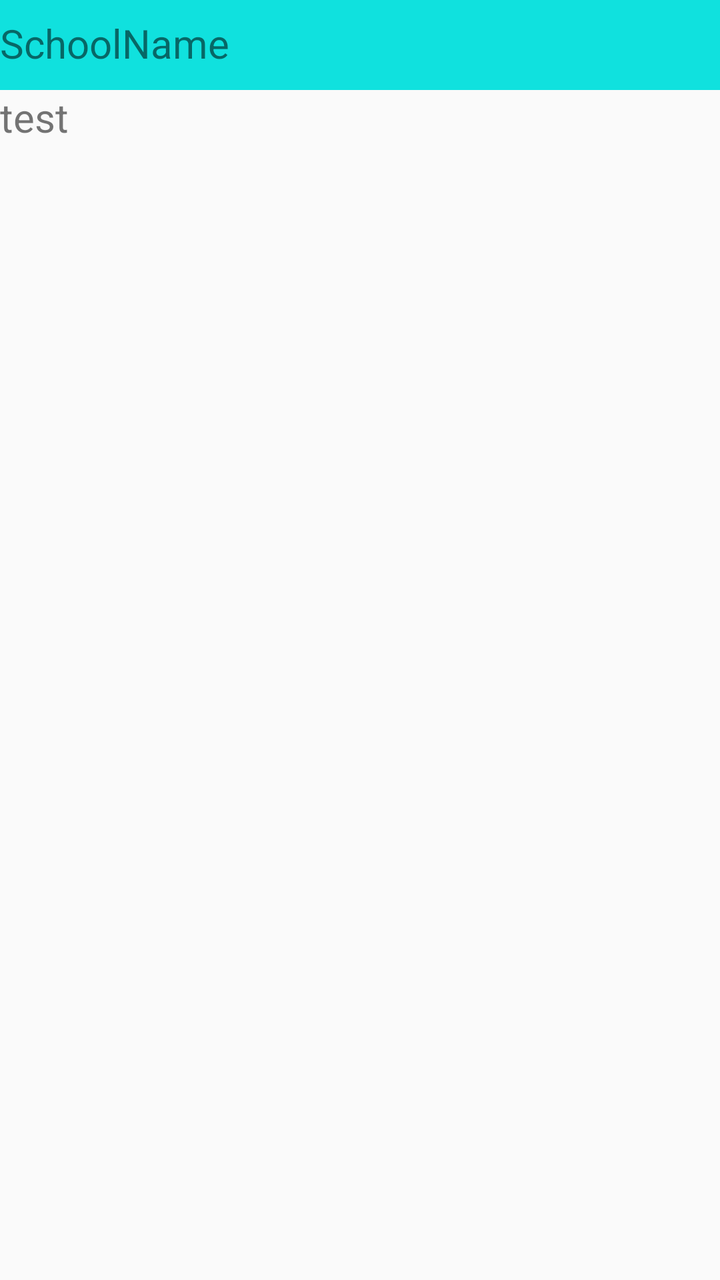
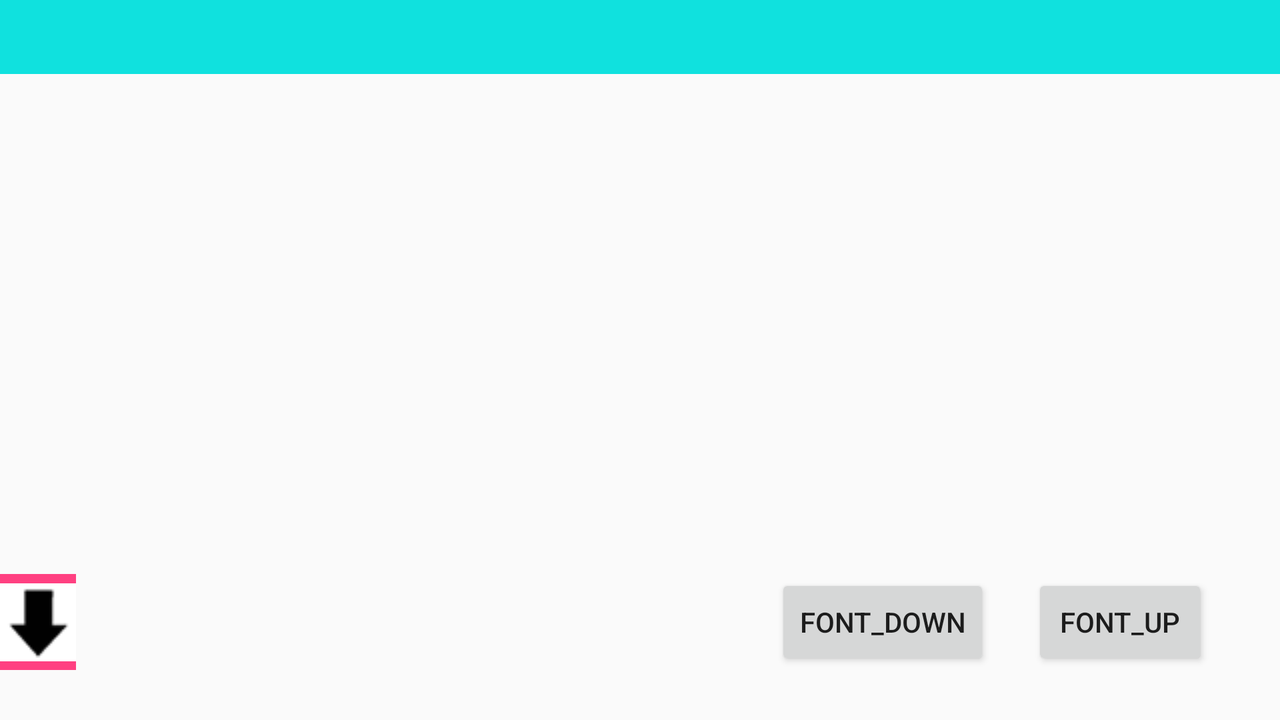

First picture: res/layout/ on a phone held upright. Second picture: the repository's own variant of that layout, on a device whose configuration matches the variant's folder. Source for both follows.
<!-- AndroidManifest.xml: application theme AppTheme -->
<!-- res/layout/activity_student.xml -->
<?xml version="1.0" encoding="utf-8"?>
<android.support.constraint.ConstraintLayout xmlns:android="http://schemas.android.com/apk/res/android"
    xmlns:app="http://schemas.android.com/apk/res-auto"
    xmlns:tools="http://schemas.android.com/tools"
    android:layout_width="match_parent"
    android:layout_height="match_parent"
    tools:context="com.ghostwriter.ghostwriter.StudentActivity">


    <RelativeLayout

        android:layout_width="1264dp"
        android:layout_height="711dp"
        tools:layout_editor_absoluteX="8dp"
        tools:layout_editor_absoluteY="8dp">

        <ImageView
            android:id="@+id/imageView"
            android:layout_width="match_parent"
            android:layout_height="45dp"
            android:layout_alignParentLeft="true"
            android:layout_alignParentStart="true"
            android:layout_alignParentTop="true"
            app:srcCompat="@color/colorPrimary" />

        <Button
            android:id="@+id/font_down"
            android:layout_width="125dp"
            android:layout_height="wrap_content"
            android:layout_alignParentBottom="true"
            android:layout_toLeftOf="@+id/font_up"
            android:layout_toStartOf="@+id/font_up"
            android:text="font_down"
            tools:layout_editor_absoluteX="342dp"
            tools:layout_editor_absoluteY="303dp" />

        <Button
            android:id="@+id/font_up"
            android:layout_width="125dp"
            android:layout_height="wrap_content"
            android:layout_alignParentBottom="true"
            android:layout_alignParentEnd="true"
            android:layout_alignParentRight="true"
            android:text="font_up"
            tools:layout_editor_absoluteX="459dp"
            tools:layout_editor_absoluteY="303dp" />

        <ScrollView
            android:id="@+id/scrollView2"
            android:layout_width="match_parent"
            android:layout_height="300dp"
            android:layout_above="@+id/font_down"
            android:layout_alignParentLeft="true"
            android:layout_alignParentStart="true"
            android:layout_below="@+id/imageView">

            <LinearLayout
                android:layout_width="match_parent"
                android:layout_height="wrap_content"
                android:orientation="vertical">

                <TextView
                    android:id="@+id/textView"
                    android:layout_width="match_parent"
                    android:layout_height="match_parent"
                    android:layout_alignParentLeft="true"
                    android:layout_alignParentStart="true"
                    android:layout_alignParentTop="true"
                    android:text="test"
                    android:textSize="20sp"
                    tools:layout_editor_absoluteX="16dp"
                    tools:layout_editor_absoluteY="16dp" />

            </LinearLayout>
        </ScrollView>

        <TextView
            android:id="@+id/SchoolName"
            android:layout_width="wrap_content"
            android:layout_height="wrap_content"
            android:layout_above="@+id/scrollView2"
            android:layout_alignParentLeft="true"
            android:layout_alignParentStart="true"
            android:layout_marginBottom="10dp"
            android:text="SchoolName"
            android:textSize="20sp" />

        <TextView
            android:id="@+id/StudentName"
            android:layout_width="wrap_content"
            android:layout_height="wrap_content"
            android:layout_alignBaseline="@+id/SchoolName"
            android:layout_alignBottom="@+id/SchoolName"
            android:layout_alignParentEnd="true"
            android:layout_alignParentRight="true"
            android:text="StudentName"
            android:textSize="20sp" />


    </RelativeLayout>

</android.support.constraint.ConstraintLayout>
<!-- resources referenced by this layout -->
<resources>
  <color name="colorPrimary">#10e1de</color>
  <style name="AppTheme" parent="Theme.AppCompat.Light.DarkActionBar">
          
          <item name="colorPrimary">@color/colorPrimary</item>
          <item name="colorPrimaryDark">@color/colorPrimaryDark</item>
          <item name="colorAccent">@color/colorAccent</item>
  
          <item name="windowActionBar">false</item>// 상단바 제거
          <item name="windowNoTitle">true</item>
      </style>
  <color name="colorPrimaryDark">#20000000</color>
  <color name="colorAccent">#FF4081</color>
</resources>
<!-- res/layout-land/activity_student.xml (the author's variant of the layout above) -->
<!-- drawn on the phone turned sideways -->
<?xml version="1.0" encoding="utf-8"?>
<android.support.constraint.ConstraintLayout xmlns:android="http://schemas.android.com/apk/res/android"
    xmlns:app="http://schemas.android.com/apk/res-auto"
    xmlns:tools="http://schemas.android.com/tools"
    android:background="@drawable/background1"
    android:layout_width="match_parent"
    android:layout_height="match_parent"
    tools:context="com.ghostwriter.ghostwriter.StudentActivity">


    <RelativeLayout

        android:id="@+id/RLayout"
        android:layout_width="640dp"
        android:layout_height="335dp"
        tools:layout_editor_absoluteX="0dp"
        tools:layout_editor_absoluteY="0dp">

        <android.support.v7.widget.Toolbar
            android:id="@+id/toolbar"
            android:layout_width="1303dp"
            android:layout_height="37dp"
            android:layout_alignParentStart="true"
            android:layout_alignParentTop="true"
            android:background="?attr/colorPrimary"
            android:minHeight="?attr/actionBarSize"
            android:theme="?attr/actionBarTheme"
            tools:layout_editor_absoluteX="-1dp"
            tools:layout_editor_absoluteY="-1dp" />

        <ScrollView
            android:id="@+id/scrollView"
            android:layout_width="match_parent"
            android:layout_height="250dp"
            android:layout_above="@+id/down"
            android:layout_alignParentStart="true"
            android:layout_below="@+id/toolbar">

            <LinearLayout
                android:layout_width="match_parent"
                android:layout_height="match_parent"
                android:orientation="vertical">

                <TextView
                    android:id="@+id/show"
                    android:layout_width="match_parent"
                    android:layout_height="match_parent"
                    android:layout_alignParentStart="true"
                    android:layout_below="@+id/toolbar"
                    android:textColor="?attr/colorButtonNormal"
                    android:textSize="20sp"
                    tools:layout_editor_absoluteX="16dp"
                    tools:layout_editor_absoluteY="16dp" />
            </LinearLayout>
        </ScrollView>

        <Button
            android:id="@+id/font_down"
            android:layout_width="wrap_content"
            android:layout_height="wrap_content"
            android:layout_alignParentBottom="true"
            android:layout_marginEnd="21dp"
            android:layout_toStartOf="@+id/font_up"
            android:text="font_down" />

        <ImageButton
            android:id="@+id/down"
            android:layout_width="wrap_content"
            android:layout_height="63dp"
            android:layout_alignParentBottom="true"
            android:layout_alignParentStart="true"
            android:layout_alignTop="@+id/font_down"
            android:background="@color/colorAccent"
            app:srcCompat="@drawable/down" />

        <Button
            android:id="@+id/font_up"
            android:layout_width="wrap_content"
            android:layout_height="wrap_content"
            android:layout_alignParentBottom="true"
            android:layout_alignParentEnd="true"
            android:layout_marginEnd="36dp"
            android:text="font_up" />


    </RelativeLayout>

</android.support.constraint.ConstraintLayout>
<!-- resources referenced by the variant -->
<!-- as the phone turned sideways resolves them -->
<resources>
  <color name="colorAccent">#FF4081</color>
  <!-- drawable down: png bitmap (drawable, 767 bytes) -->
  <style name="AppTheme" parent="Theme.AppCompat.Light.DarkActionBar">
          
          <item name="colorPrimary">@color/colorPrimary</item>
          <item name="colorPrimaryDark">@color/colorPrimaryDark</item>
          <item name="colorAccent">@color/colorAccent</item>
  
          <item name="windowActionBar">false</item>// 상단바 제거
          <item name="windowNoTitle">true</item>
      </style>
  <color name="colorPrimary">#10e1de</color>
  <color name="colorPrimaryDark">#20000000</color>
</resources>
